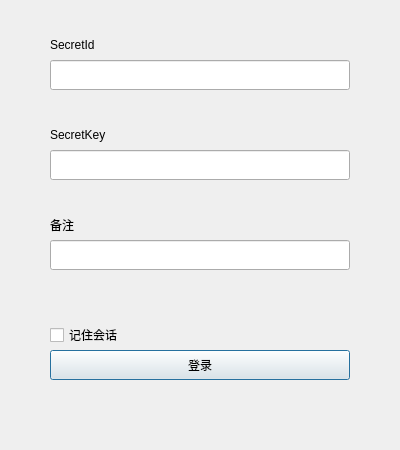
<?xml version="1.0" encoding="UTF-8"?>
<ui version="4.0">
 <class>LoginDialog</class>
 <widget class="QDialog" name="LoginDialog">
  <property name="geometry">
   <rect>
    <x>0</x>
    <y>0</y>
    <width>400</width>
    <height>450</height>
   </rect>
  </property>
  <property name="windowTitle">
   <string>登录</string>
  </property>
  <widget class="QLabel" name="labelSecretId">
   <property name="geometry">
    <rect>
     <x>50</x>
     <y>30</y>
     <width>300</width>
     <height>30</height>
    </rect>
   </property>
   <property name="text">
    <string>SecretId</string>
   </property>
  </widget>
  <widget class="QLineEdit" name="lineSecretId">
   <property name="geometry">
    <rect>
     <x>50</x>
     <y>60</y>
     <width>300</width>
     <height>30</height>
    </rect>
   </property>
  </widget>
  <widget class="QLineEdit" name="lineSecretKey">
   <property name="geometry">
    <rect>
     <x>50</x>
     <y>150</y>
     <width>300</width>
     <height>30</height>
    </rect>
   </property>
  </widget>
  <widget class="QLabel" name="labelSecretKey">
   <property name="geometry">
    <rect>
     <x>50</x>
     <y>120</y>
     <width>300</width>
     <height>30</height>
    </rect>
   </property>
   <property name="text">
    <string>SecretKey</string>
   </property>
  </widget>
  <widget class="QLineEdit" name="lineRemark">
   <property name="geometry">
    <rect>
     <x>50</x>
     <y>240</y>
     <width>300</width>
     <height>30</height>
    </rect>
   </property>
  </widget>
  <widget class="QLabel" name="labelRemark">
   <property name="geometry">
    <rect>
     <x>50</x>
     <y>210</y>
     <width>300</width>
     <height>30</height>
    </rect>
   </property>
   <property name="text">
    <string>备注</string>
   </property>
  </widget>
  <widget class="QPushButton" name="btnLogin">
   <property name="geometry">
    <rect>
     <x>50</x>
     <y>350</y>
     <width>300</width>
     <height>30</height>
    </rect>
   </property>
   <property name="text">
    <string>登录</string>
   </property>
  </widget>
  <widget class="QCheckBox" name="checkSaveSection">
   <property name="geometry">
    <rect>
     <x>50</x>
     <y>320</y>
     <width>80</width>
     <height>30</height>
    </rect>
   </property>
   <property name="text">
    <string>记住会话</string>
   </property>
  </widget>
 </widget>
 <resources/>
 <connections/>
</ui>
